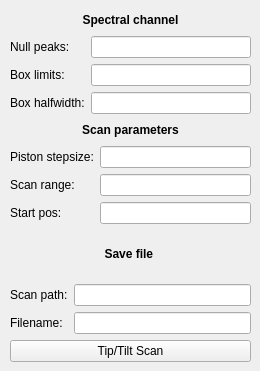
    <widget class="QWidget" name="tab_8">
     <attribute name="title">
      <string>Piston Scan</string>
     </attribute>
     <widget class="QWidget" name="layoutWidget_2">
      <property name="geometry">
       <rect>
        <x>10</x>
        <y>10</y>
        <width>241</width>
        <height>352</height>
       </rect>
      </property>
      <layout class="QVBoxLayout" name="verticalLayout_28">
       <item>
        <layout class="QVBoxLayout" name="verticalLayout_29">
         <item>
          <layout class="QVBoxLayout" name="verticalLayout_32">
           <item>
            <widget class="QLabel" name="label_manualMEMs_seg_5">
             <property name="text">
              <string>&lt;html&gt;&lt;head/&gt;&lt;body&gt;&lt;p align=&quot;center&quot;&gt;&lt;span style=&quot; font-size:9pt; font-weight:600;&quot;&gt;Spectral channel&lt;/span&gt;&lt;/p&gt;&lt;/body&gt;&lt;/html&gt;</string>
             </property>
            </widget>
           </item>
           <item>
            <layout class="QGridLayout" name="gridLayout_7">
             <item row="0" column="0">
              <widget class="QLabel" name="label_pist_seg_10">
               <property name="enabled">
                <bool>true</bool>
               </property>
               <property name="text">
                <string>Null peaks:</string>
               </property>
              </widget>
             </item>
             <item row="0" column="1">
              <widget class="QLineEdit" name="text_numframes_10"/>
             </item>
             <item row="1" column="0">
              <widget class="QLabel" name="label_pist_seg_11">
               <property name="enabled">
                <bool>true</bool>
               </property>
               <property name="text">
                <string>Box limits:</string>
               </property>
              </widget>
             </item>
             <item row="1" column="1">
              <widget class="QLineEdit" name="text_numframes_11"/>
             </item>
             <item row="2" column="0">
              <widget class="QLabel" name="label_pist_seg_12">
               <property name="enabled">
                <bool>true</bool>
               </property>
               <property name="text">
                <string>Box halfwidth:</string>
               </property>
              </widget>
             </item>
             <item row="2" column="1">
              <widget class="QLineEdit" name="text_numframes_12"/>
             </item>
            </layout>
           </item>
          </layout>
         </item>
         <item>
          <layout class="QVBoxLayout" name="verticalLayout_33">
           <item>
            <widget class="QLabel" name="label_manualMEMs_seg_6">
             <property name="text">
              <string>&lt;html&gt;&lt;head/&gt;&lt;body&gt;&lt;p align=&quot;center&quot;&gt;&lt;span style=&quot; font-size:9pt; font-weight:600;&quot;&gt;Scan parameters&lt;/span&gt;&lt;/p&gt;&lt;/body&gt;&lt;/html&gt;</string>
             </property>
            </widget>
           </item>
           <item>
            <layout class="QGridLayout" name="gridLayout_10">
             <item row="0" column="0">
              <widget class="QLabel" name="label_pist_seg_13">
               <property name="enabled">
                <bool>true</bool>
               </property>
               <property name="text">
                <string>Piston stepsize:</string>
               </property>
              </widget>
             </item>
             <item row="0" column="1">
              <widget class="QLineEdit" name="text_numframes_13"/>
             </item>
             <item row="1" column="0">
              <widget class="QLabel" name="label_pist_seg_14">
               <property name="enabled">
                <bool>true</bool>
               </property>
               <property name="text">
                <string>Scan range: </string>
               </property>
              </widget>
             </item>
             <item row="1" column="1">
              <widget class="QLineEdit" name="text_numframes_14"/>
             </item>
             <item row="2" column="0">
              <widget class="QLabel" name="label_pist_seg_15">
               <property name="enabled">
                <bool>true</bool>
               </property>
               <property name="text">
                <string>Start pos:</string>
               </property>
              </widget>
             </item>
             <item row="2" column="1">
              <widget class="QLineEdit" name="text_numframes_15"/>
             </item>
            </layout>
           </item>
          </layout>
         </item>
         <item>
          <layout class="QVBoxLayout" name="verticalLayout_34">
           <item>
            <widget class="QLabel" name="label_manualMEMs_seg_7">
             <property name="text">
              <string>&lt;html&gt;&lt;head/&gt;&lt;body&gt;&lt;p align=&quot;center&quot;&gt;&lt;span style=&quot; font-size:9pt; font-weight:600;&quot;&gt;Save file &lt;/span&gt;&lt;/p&gt;&lt;/body&gt;&lt;/html&gt;</string>
             </property>
            </widget>
           </item>
           <item>
            <layout class="QGridLayout" name="gridLayout_11">
             <item row="0" column="0">
              <widget class="QLabel" name="label_pist_seg_16">
               <property name="enabled">
                <bool>true</bool>
               </property>
               <property name="text">
                <string>Scan path:</string>
               </property>
              </widget>
             </item>
             <item row="0" column="1">
              <widget class="QLineEdit" name="text_numframes_16"/>
             </item>
             <item row="1" column="0">
              <widget class="QLabel" name="label_pist_seg_17">
               <property name="enabled">
                <bool>true</bool>
               </property>
               <property name="text">
                <string>Filename:</string>
               </property>
              </widget>
             </item>
             <item row="1" column="1">
              <widget class="QLineEdit" name="text_numframes_17"/>
             </item>
            </layout>
           </item>
          </layout>
         </item>
        </layout>
       </item>
       <item>
        <widget class="QPushButton" name="pushButton_2">
         <property name="text">
          <string>Tip/Tilt Scan</string>
         </property>
        </widget>
       </item>
      </layout>
     </widget>
    </widget>
